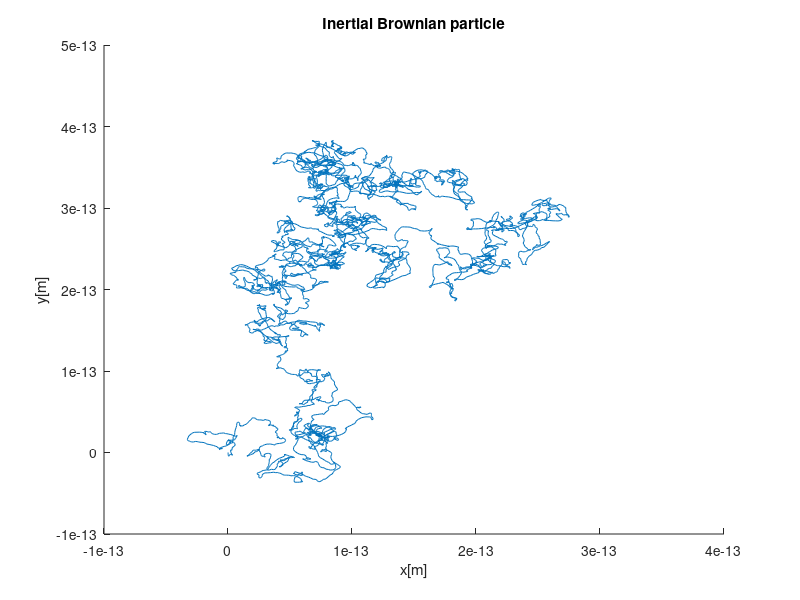

This figure's MATLAB source: (Note: this script raises an error after producing the figure.)
%% Simulation of Complex Systems                          %%
%% Kakkos Ioannis 930413-6030                             %%
%% Exercise 6.1 Diffusion regimes for a Brownian particle %%
%% Inertial Brownian particle                             %%

particles = 10^4;
totalSimTime = 10^-5;                   % 10 microseconds total sim time
dt = 10^-9;                             % time increment
timesteps = totalSimTime/dt;            % timestep
kB = 1.38064*10^-23;                    % Boltzmann constant
gamma = 1.3;                              % gas constant
temperature = 300;                      % standard temperature
%T = zeros(1,totalSimTime);
% trajectory = zeros(timesteps,2);
trajectory = zeros(10^4,2);
tau = randn*(10^-8);                     % τ = m/gamma a few nanoseconds
termA = (2 + dt/tau)/(1 + dt/tau);
termB = 1/(1 + dt/tau);
termC = (sqrt(2*kB*temperature*gamma)*(dt^(3/2)))/((1 + dt/tau)*gamma*tau);
trajectory(1,1) = 0;
trajectory(2,1) = 0;
trajectory(1,2) = 0;
trajectory(2,2) = 0;

for i = 3:timesteps
    trajectory(i,1) = termA*trajectory(i-1,1) - termB*trajectory(i-2,1)...
        + termC*randn;
    trajectory(i,2) = termA*trajectory(i-1,2) - termB*trajectory(i-2,2)...
        + termC*randn;
end

% Plotting Inertial Brownian particle
X = trajectory(:,1);
Y = trajectory(:,2);
figure;
hold on
title('Inertial Brownian particle');
xlabel('x[m]');
ylabel('y[m]');
plot(X,Y);
hold off

% MSD function calling
Tmsd = (0.5:0.5:10);

[eMSDx,eMSDy] = eMSD(trajectory);
%[tMSDx,tMSDy] = tMSD(trajectory);

% Plotting ensemble and time-averaged MSD
figure;
hold on;
title('Ensemble MSDx');
xlabel('t[s]');
ylabel('MSD[m^2]');
plot(Tmsd,eMSDx,'o');
%plot(Tmsd,tMSDx,'*');
hold off;
%legend('ensemble','time-averaged');

% figure;
% hold on;
% title('Ensemble MSDy');
% xlabel('t[s]');
% ylabel('MSD[m^2]');
% plot(Tmsd,eMSDy,'o');
% plot(Tmsd,tMSDy,'*');
% hold off;
% legend('ensemble','time-averaged');

function [eMSDx,eMSDy] = eMSD(path)
mother = (500:500:10^4);
tau = 2;
n = length(path);
ensmbl = zeros(n);
eMSDx = zeros(n);
eMSDy = zeros(n);
step = 1;
RHSx = 0;
RHSy = 0;
for i = 2:n
    RHSx = RHSx + (path(i,1) - path(1,1))^2;
    RHSy = RHSy + (path(i,2) - path(1,2))^2;
    if i == mother(step)
        step = step + 1;
        ex(step) = RHSx;
        ey(step) = RHSy;
    end
end
eMSDx = ex(2:end);
eMSDy = ey(2:end);
end